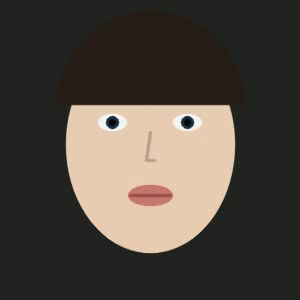
#> input picture frame 2 of sample_data/sample_video.mp4, 300 x 300 px
$ python test_video_detection.py
#> lines starting #> are read from the running program, lines starting #| are printed output that depends on the picture
"""
Quick test script to diagnose video detection issues
"""
import cv2
import numpy as np
from pathlib import Path

# Test video path
video_path = "sample_data/sample_video.mp4"

print("=" * 60)
print("VIDEO DETECTION DIAGNOSTIC TEST")
print("=" * 60)

# Test 1: Can we open the video?
print(f"\n1. Testing video: {video_path}")
cap = cv2.VideoCapture(video_path)

if not cap.isOpened():
    print("❌ FAILED: Could not open video")
    exit(1)

print("✓ Video opened successfully")

# Test 2: Video properties
total_frames = int(cap.get(cv2.CAP_PROP_FRAME_COUNT))
fps = cap.get(cv2.CAP_PROP_FPS)
width = int(cap.get(cv2.CAP_PROP_FRAME_WIDTH))
height = int(cap.get(cv2.CAP_PROP_FRAME_HEIGHT))

print(f"\n2. Video properties:")
print(f"   Total frames: {total_frames}")
print(f"   FPS: {fps}")
print(f"   Resolution: {width}x{height}")

# Test 3: Face detection
print(f"\n3. Testing face detection on frames...")

# Initialize face cascade
face_cascade_path = cv2.data.haarcascades + "haarcascade_frontalface_default.xml"
face_cascade = cv2.CascadeClassifier(face_cascade_path)

if face_cascade.empty():
    print("❌ FAILED: Haar Cascade not loaded")
    exit(1)

print("✓ Face detector loaded")

# Test first 10 frames
frames_to_test = min(10, total_frames)
faces_found_count = 0

for i in range(frames_to_test):
    ret, frame = cap.read()
    if not ret:
        print(f"   Frame {i}: Could not read")
        continue

    gray = cv2.cvtColor(frame, cv2.COLOR_BGR2GRAY)

    # Try lenient detection
    faces = face_cascade.detectMultiScale(
        gray,
        scaleFactor=1.05,
        minNeighbors=3,
        minSize=(30, 30)
    )

    if len(faces) > 0:
        print(f"   Frame {i}: ✓ Found {len(faces)} face(s)")
        faces_found_count += 1
    else:
        print(f"   Frame {i}: ✗ No faces detected")
#> this loop made 10 passes
#|    Frame 0: ✓ Found 1 face(s)
#|    Frame 1: ✓ Found 1 face(s)
#|    Frame 2: ✓ Found 1 face(s)
#|    Frame 3: ✓ Found 1 face(s)
#|    Frame 4: ✓ Found 1 face(s)
#|    Frame 5: ✓ Found 1 face(s)
#|    Frame 6: ✓ Found 1 face(s)
#|    Frame 7: ✓ Found 1 face(s)
#> (further printed lines are left out)
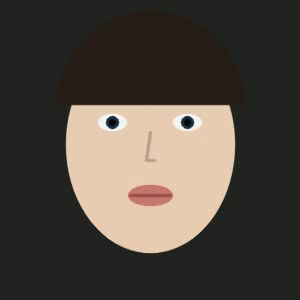
#> input picture frame 2 of sample_data/sample_video.mp4, 300 x 300 px
#> pass 1, `gray = cv2.cvtColor(frame, cv2.COLOR_BGR2GRAY)`:
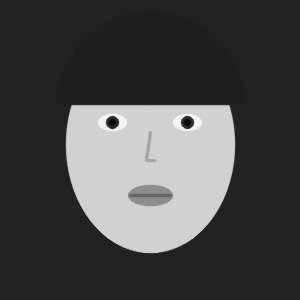
#> gray: shape (300, 300); min 2, max 254, mean 72.5
#> after the loop, faces_found_count = 10

cap.release()

print(f"\n4. Summary:")
print(f"   Tested: {frames_to_test} frames")
print(f"   Faces found in: {faces_found_count} frames")
#|    Faces found in: 10 frames

if faces_found_count == 0:
    print("\n❌ ISSUE: No faces detected in any frame!")
    print("\nPossible causes:")
    print("   - Face detection cascade not working properly")
    print("   - Video quality too low")
    print("   - Faces not frontal enough")
    print("\nTrying alternate detection method...")

    # Try with even more lenient settings
    cap = cv2.VideoCapture(video_path)
    cap.set(cv2.CAP_PROP_POS_FRAMES, 0)
    ret, frame = cap.read()

    if ret:
        gray = cv2.cvtColor(frame, cv2.COLOR_BGR2GRAY)
        faces = face_cascade.detectMultiScale(
            gray,
            scaleFactor=1.1,
            minNeighbors=1,
            minSize=(10, 10)
        )
        print(f"   Ultra-lenient detection: {len(faces)} faces")
    cap.release()
else:
    print(f"\n✓ SUCCESS: Face detection is working!")

print("\n" + "=" * 60)

$ run again, starting later in the video
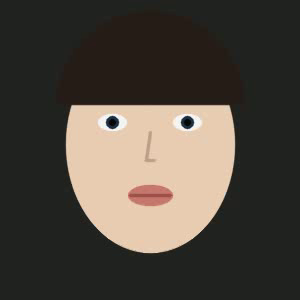
#> input picture frame 11 of sample_data/sample_video.mp4, 300 x 300 px
#> the loop `for i in range(frames_to_test):` made 10 passes
#> faces on passes 1 to 8: [[38, 33, 223, 223]], [[38, 33, 223, 223]], [[41, 44, 213, 213]], [[42, 44, 215, 215]], [[42, 44, 215, 215]], [[42, 44, 215, 215]], [[42, 44, 215, 215]], [[38, 33, 223, 223]]
#> (printed output is left out)
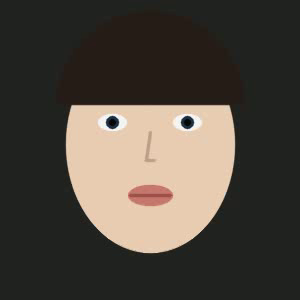
#> input picture frame 11 of sample_data/sample_video.mp4, 300 x 300 px
#> pass 3, `ret, frame = cap.read()`:
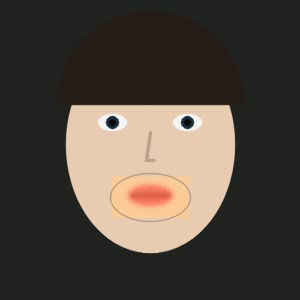
#> frame: shape (300, 300, 3); mean B, G, R 62, 71.4, 79.1
#> after the loop `for i in range(frames_to_test):`: faces_found_count = 10
#|    Faces found in: 10 frames
